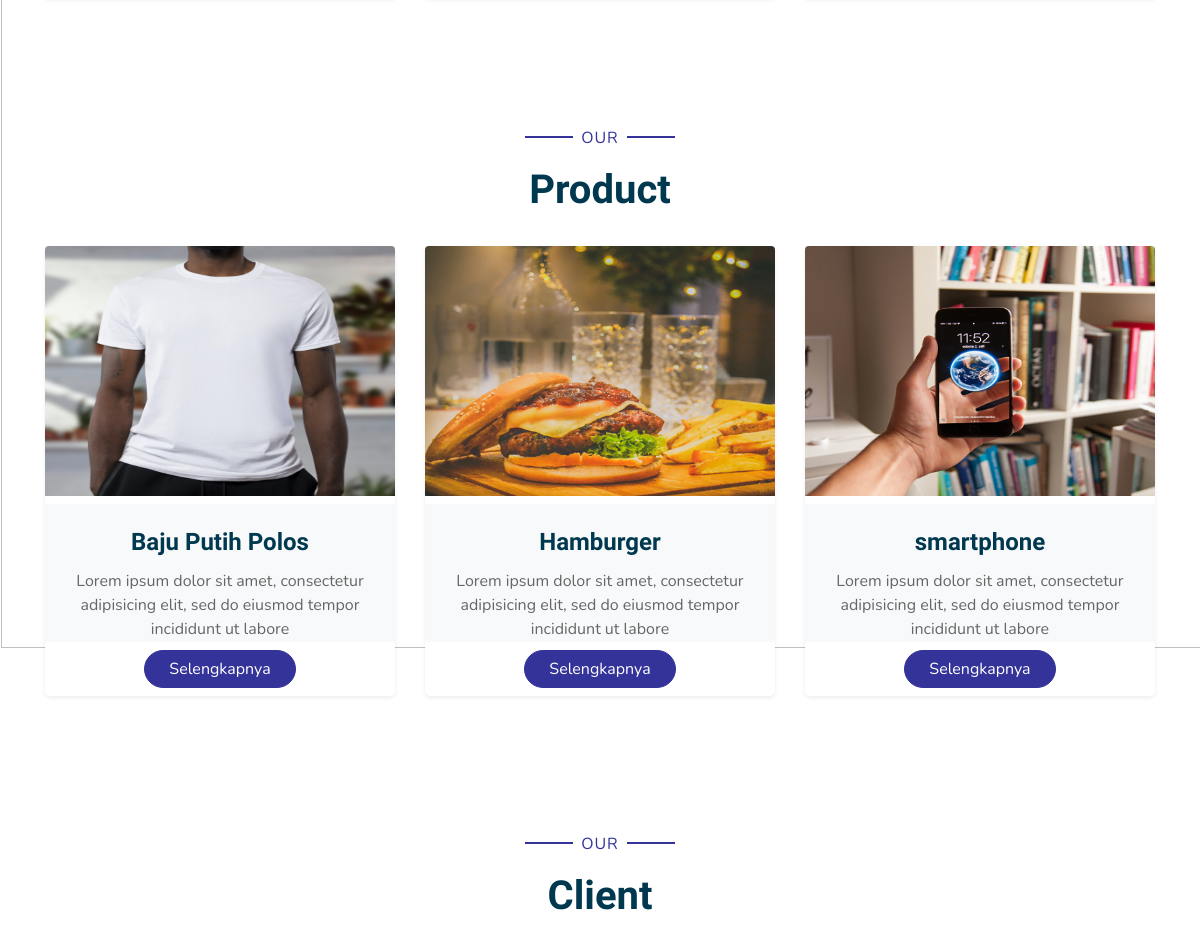
Before: / (middle part) with the older database file.
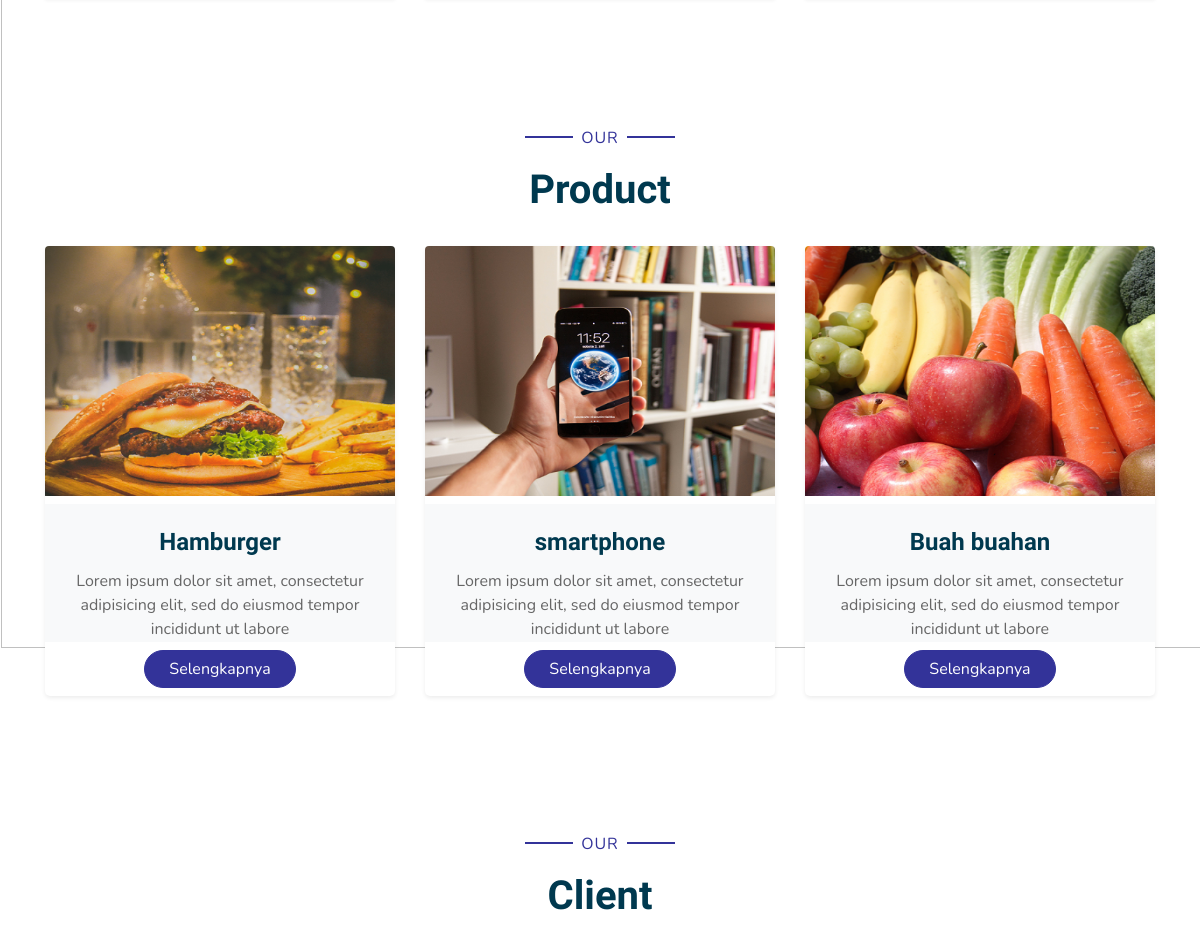
After: the same page with the newer database file.
### tables this page shows
CREATE TABLE `produk` (
  `id_produk` int(11) NOT NULL,
  `kode_produk` char(10) NOT NULL,
  `judul_produk` varchar(100) NOT NULL,
  `deskripsi` text NOT NULL,
  `gambar` varchar(100) NOT NULL DEFAULT 'gambar_default.png',
  `tanggal` datetime NOT NULL,
  `status` int(11) NOT NULL,
  `id_pengguna` int(11) NOT NULL
);

### index.php (the view, shortened to what this page needs)
<!DOCTYPE html>
<html lang="en">
  <head>
    <link
      href="https://cdnjs.cloudflare.com/ajax/libs/font-awesome/5.10.0/css/all.min.css"
      rel="stylesheet"
    />
    <link href="lib/flaticon/font/flaticon.css" rel="stylesheet" />
    <link href="lib/owlcarousel/assets/owl.carousel.min.css" rel="stylesheet" />
    <link href="lib/lightbox/css/lightbox.min.css" rel="stylesheet" />
    <link href="css/style.css" rel="stylesheet" />
  </head>
  <body>
    <div class="container-fluid pt-5" >
      <div class="container pb-3 pt-5 " >
        <div class="row">
        </div>
      </div>
    </div>
<div class="container-fluid pt-5">
  <div class="container">
    <div class="text-center pb-2">
      <p class="section-title px-5">
        <span class="px-2">Our</span>
      </p>
      <h1 class="mb-4">Product</h1>
    </div>
    <div class=" row pb-3 ">
    <?php
         include 'config/database.php';
         if (isset($_GET['id_produk'])) {
             $sql="select * from produk where status=1 order by id_produk desc limit 3";
         }else {
             $sql="select * from produk where status=1 order by id_produk desc limit 3";
         }
         $hasil=mysqli_query($kon,$sql);
         $jumlah = mysqli_num_rows($hasil);
         if ($jumlah>0){
             while ($data = mysqli_fetch_array($hasil)):
         ?>
       <div class="col-lg-4 mb-4"  >
       <div class="card border-0 shadow-sm mb-2 bg-primary"  style="width: 100%; height: 450px;">
           <a href="produk.php?halaman=produk&id=<?php echo $data['id_produk'];?>"><img src="assets/img/produk/<?php echo $data['gambar'];?>" width="250" height="250px" class="card-img-top mb-2" alt="Gambar tidak ditemukan"></a>
             <div class="card-body bg-light text-center p-4" >
               <h4 class="card-title" ><?php echo $data['judul_produk'];?></h4>
               <p class="card-text" ><?php
                               $ambil=$data["deskripsi"];
                               $panjang = strip_tags(html_entity_decode($ambil,ENT_QUOTES,"ISO-8859-1"));
                               echo substr($panjang, 0, 100);?></p>
             </div>
             <a href="produk.php?halaman=produk&id=<?php echo $data['id_produk'];?>" class="btn  btn-primary  px-4 mx-auto my-2" role="button">Selengkapnya</a>
         </div>
         </div>
         <?php
                 endwhile;
             }else {
                 echo "<div class='alert alert-warning'> Tidak ada artikel pada kategori ini.</div>";
             };
             ?>
         </div>
         </div>
       </div>
    <div class="container-fluid py-5">
      <div class="container p-0">
        <div class="text-center pb-2">
          <p class="section-title px-5">
            <span class="px-2">Our</span>
          </p>
          <h1 class="mb-4">Client</h1>
        </div>
    </div>
  </body>
</html>

Changed rows visible on the page:
no longer on this page (row edited): produk: gambar (picture), judul_produk "Baju Putih Polos", deskripsi "Lorem ipsum dolor sit amet, consectetur adipisicing elit, sed do eiusmod tempor incididunt ut labore"
now on this page (row unchanged): produk: gambar (picture), judul_produk "Buah buahan", deskripsi "Lorem ipsum dolor sit amet, consectetur adipisicing elit, sed do eiusmod tempor incididunt ut labore"
